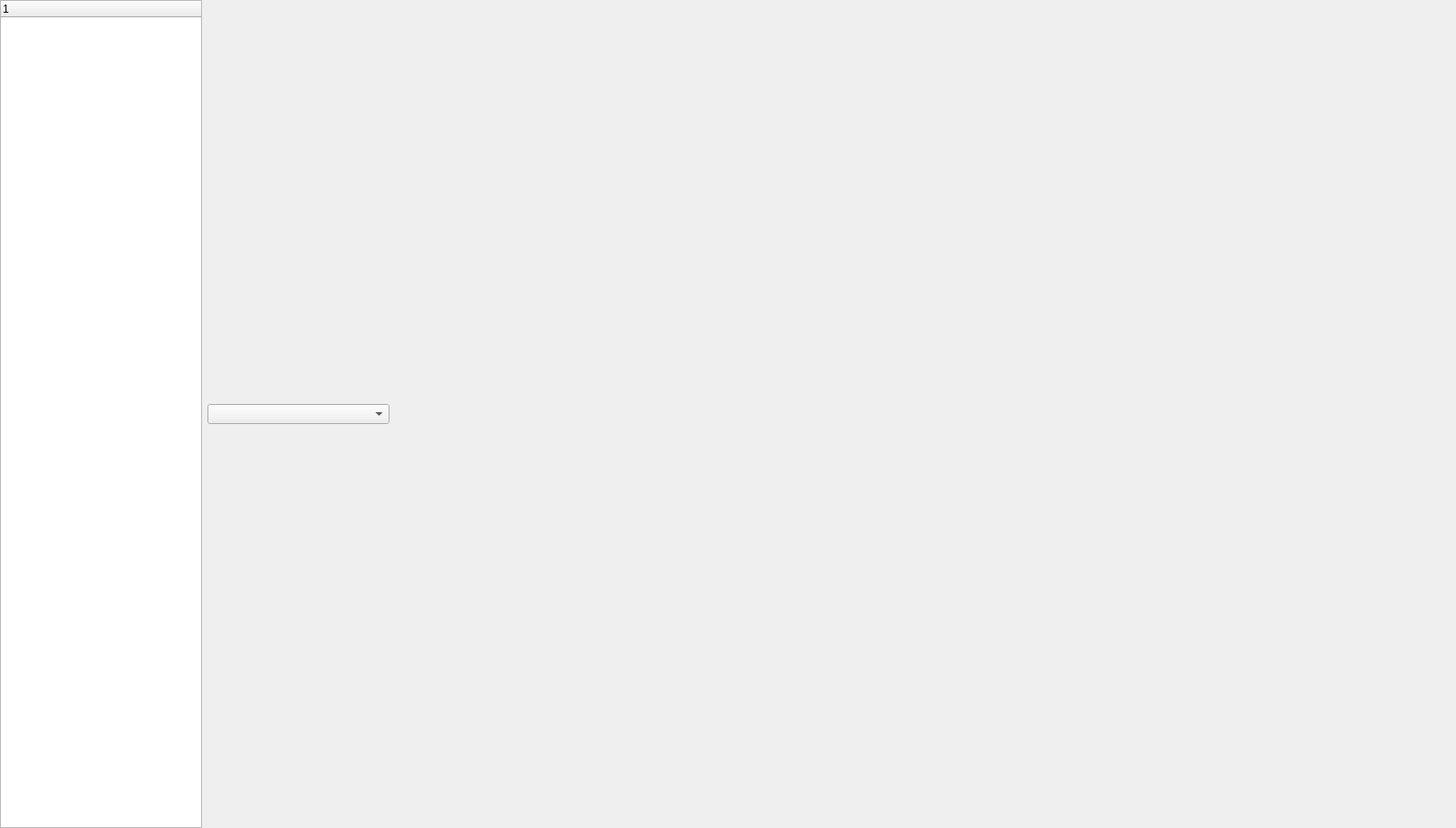
<?xml version="1.0" encoding="UTF-8"?>
<ui version="4.0">
 <class>SystemMonitor4426</class>
 <widget class="QWidget" name="SystemMonitor4426">
  <property name="geometry">
   <rect>
    <x>0</x>
    <y>0</y>
    <width>1600</width>
    <height>910</height>
   </rect>
  </property>
  <property name="windowTitle">
   <string>Form</string>
  </property>
  <layout class="QVBoxLayout" name="verticalLayout">
   <property name="leftMargin">
    <number>0</number>
   </property>
   <property name="topMargin">
    <number>0</number>
   </property>
   <property name="rightMargin">
    <number>0</number>
   </property>
   <property name="bottomMargin">
    <number>0</number>
   </property>
   <item>
    <layout class="QHBoxLayout" name="horizontalLayout">
     <item>
      <widget class="QTreeWidget" name="treeWidget">
       <property name="maximumSize">
        <size>
         <width>222</width>
         <height>16777215</height>
        </size>
       </property>
       <column>
        <property name="text">
         <string notr="true">1</string>
        </property>
       </column>
      </widget>
     </item>
     <item>
      <widget class="QComboBox" name="comboBox">
       <property name="minimumSize">
        <size>
         <width>200</width>
         <height>0</height>
        </size>
       </property>
      </widget>
     </item>
     <item>
      <widget class="QStackedWidget" name="deviceStackWidget"/>
     </item>
    </layout>
   </item>
  </layout>
 </widget>
 <resources/>
 <connections/>
</ui>
